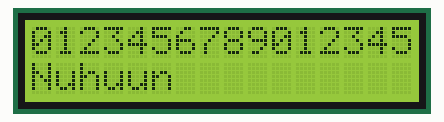
Simulated run of this sketch. Board: Arduino Uno, built with avr-gcc and run on an emulated ATmega328P. On the bench: 16×2 character LCD.

Above: at 0.1 s.
At 3.2 s:
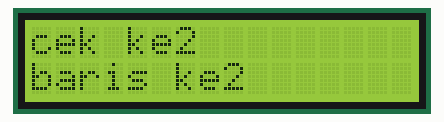

The sketch:

9.LCD.ino
```cpp
#include <LiquidCrystal_I2C.h>

LiquidCrystal_I2C lcd(0x27, 16, 2);

void setup()
{
  Serial.begin(115200);
  lcd.begin();
}


void loop()
{
  lcd.clear(); //Menghapus Karakter di LCD
  lcd.setCursor(0,0);
  lcd.print("0123456789012345");
  lcd.setCursor(0,1);
  lcd.print("Nuhuun");
  delay(3000);

  lcd.clear();
  (2000);
  lcd.setCursor(0,0);
  lcd.print("cek ke2");
  lcd.setCursor(0,1);
  lcd.print("baris ke2");
  delay(1000);

}
```

Measured:
- what the display in image 1 shows lasts 1.0 s, from 3.1 s to 4.1 s
